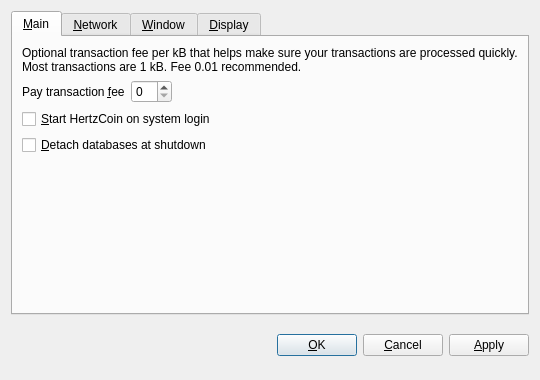
<?xml version="1.0" encoding="UTF-8"?>
<ui version="4.0">
 <class>OptionsDialog</class>
 <widget class="QDialog" name="OptionsDialog">
  <property name="geometry">
   <rect>
    <x>0</x>
    <y>0</y>
    <width>540</width>
    <height>380</height>
   </rect>
  </property>
  <property name="windowTitle">
   <string>Options</string>
  </property>
  <property name="modal">
   <bool>true</bool>
  </property>
  <layout class="QVBoxLayout" name="verticalLayout">
   <item>
    <widget class="QTabWidget" name="tabWidget">
     <property name="tabPosition">
      <enum>QTabWidget::North</enum>
     </property>
     <property name="currentIndex">
      <number>0</number>
     </property>
     <widget class="QWidget" name="tabMain">
      <attribute name="title">
       <string>&amp;Main</string>
      </attribute>
      <layout class="QVBoxLayout" name="verticalLayout_Main">
       <item>
        <widget class="QLabel" name="transactionFeeInfoLabel">
         <property name="text">
          <string>Optional transaction fee per kB that helps make sure your transactions are processed quickly. Most transactions are 1 kB. Fee 0.01 recommended.</string>
         </property>
         <property name="textFormat">
          <enum>Qt::PlainText</enum>
         </property>
         <property name="wordWrap">
          <bool>true</bool>
         </property>
        </widget>
       </item>
       <item>
        <layout class="QHBoxLayout" name="horizontalLayout_Main">
         <item>
          <widget class="QLabel" name="transactionFeeLabel">
           <property name="text">
            <string>Pay transaction &amp;fee</string>
           </property>
           <property name="textFormat">
            <enum>Qt::PlainText</enum>
           </property>
           <property name="buddy">
            <cstring>transactionFee</cstring>
           </property>
          </widget>
         </item>
         <item>
          <widget class="BitcoinAmountField" name="transactionFee"/>
         </item>
         <item>
          <spacer name="horizontalSpacer_Main">
           <property name="orientation">
            <enum>Qt::Horizontal</enum>
           </property>
           <property name="sizeHint" stdset="0">
            <size>
             <width>40</width>
             <height>20</height>
            </size>
           </property>
          </spacer>
         </item>
        </layout>
       </item>
       <item>
        <widget class="QCheckBox" name="bitcoinAtStartup">
         <property name="toolTip">
          <string>Automatically start HertzCoin after logging in to the system.</string>
         </property>
         <property name="text">
          <string>&amp;Start HertzCoin on system login</string>
         </property>
        </widget>
       </item>
       <item>
        <widget class="QCheckBox" name="detachDatabases">
         <property name="toolTip">
          <string>Detach block and address databases at shutdown. This means they can be moved to another data directory, but it slows down shutdown. The wallet is always detached.</string>
         </property>
         <property name="text">
          <string>&amp;Detach databases at shutdown</string>
         </property>
        </widget>
       </item>
       <item>
        <spacer name="verticalSpacer_Main">
         <property name="orientation">
          <enum>Qt::Vertical</enum>
         </property>
         <property name="sizeHint" stdset="0">
          <size>
           <width>20</width>
           <height>40</height>
          </size>
         </property>
        </spacer>
       </item>
      </layout>
     </widget>
     <widget class="QWidget" name="tabNetwork">
      <attribute name="title">
       <string>&amp;Network</string>
      </attribute>
      <layout class="QVBoxLayout" name="verticalLayout_Network">
       <item>
        <widget class="QCheckBox" name="mapPortUpnp">
         <property name="toolTip">
          <string>Automatically open the HertzCoin client port on the router. This only works when your router supports UPnP and it is enabled.</string>
         </property>
         <property name="text">
          <string>Map port using &amp;UPnP</string>
         </property>
        </widget>
       </item>
       <item>
        <widget class="QCheckBox" name="connectSocks">
         <property name="toolTip">
          <string>Connect to the HertzCoin network through a SOCKS proxy (e.g. when connecting through Tor).</string>
         </property>
         <property name="text">
          <string>&amp;Connect through SOCKS proxy:</string>
         </property>
        </widget>
       </item>
       <item>
        <layout class="QHBoxLayout" name="horizontalLayout_Network">
         <item>
          <widget class="QLabel" name="proxyIpLabel">
           <property name="text">
            <string>Proxy &amp;IP:</string>
           </property>
           <property name="textFormat">
            <enum>Qt::PlainText</enum>
           </property>
           <property name="buddy">
            <cstring>proxyIp</cstring>
           </property>
          </widget>
         </item>
         <item>
          <widget class="QValidatedLineEdit" name="proxyIp">
           <property name="maximumSize">
            <size>
             <width>140</width>
             <height>16777215</height>
            </size>
           </property>
           <property name="toolTip">
            <string>IP address of the proxy (e.g. 127.0.0.1)</string>
           </property>
          </widget>
         </item>
         <item>
          <widget class="QLabel" name="proxyPortLabel">
           <property name="text">
            <string>&amp;Port:</string>
           </property>
           <property name="textFormat">
            <enum>Qt::PlainText</enum>
           </property>
           <property name="buddy">
            <cstring>proxyPort</cstring>
           </property>
          </widget>
         </item>
         <item>
          <widget class="QLineEdit" name="proxyPort">
           <property name="maximumSize">
            <size>
             <width>55</width>
             <height>16777215</height>
            </size>
           </property>
           <property name="toolTip">
            <string>Port of the proxy (e.g. 9050)</string>
           </property>
          </widget>
         </item>
         <item>
          <widget class="QLabel" name="socksVersionLabel">
           <property name="text">
            <string>SOCKS &amp;Version:</string>
           </property>
           <property name="textFormat">
            <enum>Qt::PlainText</enum>
           </property>
           <property name="buddy">
            <cstring>socksVersion</cstring>
           </property>
          </widget>
         </item>
         <item>
          <widget class="QValueComboBox" name="socksVersion">
           <property name="toolTip">
            <string>SOCKS version of the proxy (e.g. 5)</string>
           </property>
          </widget>
         </item>
         <item>
          <spacer name="horizontalSpacer_Network">
           <property name="orientation">
            <enum>Qt::Horizontal</enum>
           </property>
           <property name="sizeHint" stdset="0">
            <size>
             <width>40</width>
             <height>20</height>
            </size>
           </property>
          </spacer>
         </item>
        </layout>
       </item>
       <item>
        <spacer name="verticalSpacer_Network">
         <property name="orientation">
          <enum>Qt::Vertical</enum>
         </property>
         <property name="sizeHint" stdset="0">
          <size>
           <width>20</width>
           <height>40</height>
          </size>
         </property>
        </spacer>
       </item>
      </layout>
     </widget>
     <widget class="QWidget" name="tabWindow">
      <attribute name="title">
       <string>&amp;Window</string>
      </attribute>
      <layout class="QVBoxLayout" name="verticalLayout_Window">
       <item>
        <widget class="QCheckBox" name="minimizeToTray">
         <property name="toolTip">
          <string>Show only a tray icon after minimizing the window.</string>
         </property>
         <property name="text">
          <string>&amp;Minimize to the tray instead of the taskbar</string>
         </property>
        </widget>
       </item>
       <item>
        <widget class="QCheckBox" name="minimizeOnClose">
         <property name="toolTip">
          <string>Minimize instead of exit the application when the window is closed. When this option is enabled, the application will be closed only after selecting Quit in the menu.</string>
         </property>
         <property name="text">
          <string>M&amp;inimize on close</string>
         </property>
        </widget>
       </item>
       <item>
        <spacer name="verticalSpacer_Window">
         <property name="orientation">
          <enum>Qt::Vertical</enum>
         </property>
         <property name="sizeHint" stdset="0">
          <size>
           <width>20</width>
           <height>40</height>
          </size>
         </property>
        </spacer>
       </item>
      </layout>
     </widget>
     <widget class="QWidget" name="tabDisplay">
      <attribute name="title">
       <string>&amp;Display</string>
      </attribute>
      <layout class="QVBoxLayout" name="verticalLayout_Display">
       <item>
        <layout class="QHBoxLayout" name="horizontalLayout_1_Display">
         <item>
          <widget class="QLabel" name="langLabel">
           <property name="text">
            <string>User Interface &amp;language:</string>
           </property>
           <property name="textFormat">
            <enum>Qt::PlainText</enum>
           </property>
           <property name="buddy">
            <cstring>lang</cstring>
           </property>
          </widget>
         </item>
         <item>
          <widget class="QValueComboBox" name="lang">
           <property name="toolTip">
            <string>The user interface language can be set here. This setting will take effect after restarting HertzCoin.</string>
           </property>
          </widget>
         </item>
        </layout>
       </item>
       <item>
        <layout class="QHBoxLayout" name="horizontalLayout_2_Display">
         <item>
          <widget class="QLabel" name="unitLabel">
           <property name="text">
            <string>&amp;Unit to show amounts in:</string>
           </property>
           <property name="textFormat">
            <enum>Qt::PlainText</enum>
           </property>
           <property name="buddy">
            <cstring>unit</cstring>
           </property>
          </widget>
         </item>
         <item>
          <widget class="QValueComboBox" name="unit">
           <property name="toolTip">
            <string>Choose the default subdivision unit to show in the interface and when sending coins.</string>
           </property>
          </widget>
         </item>
        </layout>
       </item>
       <item>
        <widget class="QCheckBox" name="displayAddresses">
         <property name="toolTip">
          <string>Whether to show HertzCoin addresses in the transaction list or not.</string>
         </property>
         <property name="text">
          <string>&amp;Display addresses in transaction list</string>
         </property>
        </widget>
       </item>
       <item>
        <widget class="QCheckBox" name="coinControlFeatures">
         <property name="toolTip">
          <string>Whether to show coin control features or not.</string>
         </property>
         <property name="text">
          <string>Display coin &amp;control features (experts only!)</string>
         </property>
        </widget>
       </item>
       <item>
        <spacer name="verticalSpacer_Display">
         <property name="orientation">
          <enum>Qt::Vertical</enum>
         </property>
         <property name="sizeHint" stdset="0">
          <size>
           <width>20</width>
           <height>40</height>
          </size>
         </property>
        </spacer>
       </item>
      </layout>
     </widget>
    </widget>
   </item>
   <item>
    <layout class="QHBoxLayout" name="horizontalLayout_Buttons">
     <item>
      <spacer name="horizontalSpacer_1">
       <property name="orientation">
        <enum>Qt::Horizontal</enum>
       </property>
       <property name="sizeHint" stdset="0">
        <size>
         <width>40</width>
         <height>48</height>
        </size>
       </property>
      </spacer>
     </item>
     <item>
      <widget class="QLabel" name="statusLabel">
       <property name="font">
        <font>
         <weight>75</weight>
         <bold>true</bold>
        </font>
       </property>
       <property name="text">
        <string/>
       </property>
       <property name="textFormat">
        <enum>Qt::PlainText</enum>
       </property>
       <property name="wordWrap">
        <bool>true</bool>
       </property>
      </widget>
     </item>
     <item>
      <spacer name="horizontalSpacer_2">
       <property name="orientation">
        <enum>Qt::Horizontal</enum>
       </property>
       <property name="sizeHint" stdset="0">
        <size>
         <width>40</width>
         <height>48</height>
        </size>
       </property>
      </spacer>
     </item>
     <item>
      <widget class="QPushButton" name="okButton">
       <property name="text">
        <string>&amp;OK</string>
       </property>
      </widget>
     </item>
     <item>
      <widget class="QPushButton" name="cancelButton">
       <property name="text">
        <string>&amp;Cancel</string>
       </property>
       <property name="autoDefault">
        <bool>false</bool>
       </property>
      </widget>
     </item>
     <item>
      <widget class="QPushButton" name="applyButton">
       <property name="text">
        <string>&amp;Apply</string>
       </property>
       <property name="autoDefault">
        <bool>false</bool>
       </property>
      </widget>
     </item>
    </layout>
   </item>
  </layout>
 </widget>
 <customwidgets>
  <customwidget>
   <class>BitcoinAmountField</class>
   <extends>QSpinBox</extends>
   <header>bitcoinamountfield.h</header>
  </customwidget>
  <customwidget>
   <class>QValueComboBox</class>
   <extends>QComboBox</extends>
   <header>qvaluecombobox.h</header>
  </customwidget>
  <customwidget>
   <class>QValidatedLineEdit</class>
   <extends>QLineEdit</extends>
   <header>qvalidatedlineedit.h</header>
  </customwidget>
 </customwidgets>
 <resources/>
 <connections/>
</ui>
